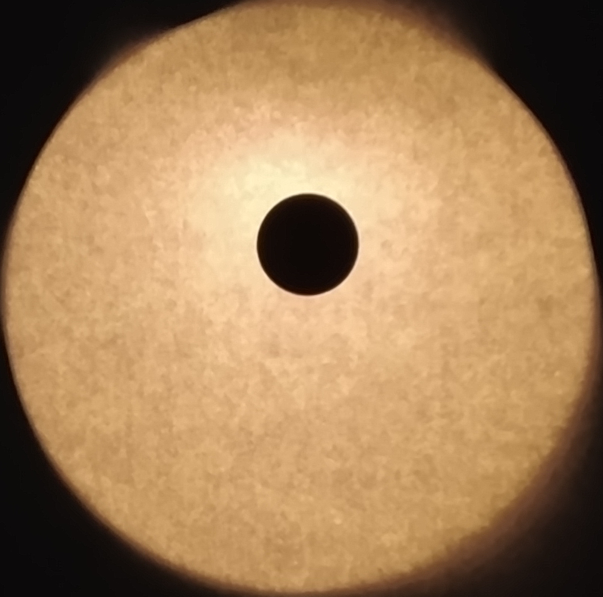
%> input picture Matlab/Machine_Vision/images/calibration/image_0.jpg, 1206 x 1193 px (shown at 1/2 size)
$ octave main.m   (GNU Octave 9; MATLAB toolbox functions it lacks are replaced by stand-ins)
%> lines starting %> are read from the running program, lines starting %| are printed output that depends on the picture; in (x1, y1, x2, y2) boxes, pixels count from 0 and x2, y2 are one past the last pixel; in counts of white or black regions, pixels touching at a corner belong together; the program's own positions count from 1
### Matlab/Machine_Vision/clustering.m
%%%%%%%%%%%%%%%%%%%%%%%%%%%%%%%%%%%%%%%%%%%%%%%%%%%%%%%%%%%%%%%%%%%%%%%%%%%%%%%%%%%%%%%%%%%%%%
%  function  clusters = clustering(img_norm)
%  purpose:
%%%%%%%%%%%%%%%%%%%%%%%%%%%%%%%%%%%%%%%%%%%%%%%%%%%%%%%%%%%%%%%%%%%%%%%%%%%%%%%%%%%%%%%%%%%%%%
%  input arguments
%       img_norm:
%  output arguments
%       clusters:
%%%%%%%%%%%%%%%%%%%%%%%%%%%%%%%%%%%%%%%%%%%%%%%%%%%%%%%%%%%%%%%%%%%%%%%%%%%%%%%%%%%%%%%%%%%%%%
function clusters = clustering(img_norm)

% Resize image to speed up the process
resize_factor = 0.5;

img_norm = imresize(img_norm, resize_factor);

% Extract illuminated area
img_size_x = size(img_norm,2);
img_size_y = size(img_norm,1);

[columnsInImage, rowsInImage] = meshgrid(1:img_size_x, 1:img_size_y);

centerX = img_size_x/2;
centerY = img_size_y/2;
radius = (img_size_x-50)/2;

mask_circle = (rowsInImage - centerY).^2 + (columnsInImage - centerX).^2 <= radius.^2;

indices_mask = mask_circle < 1;

img_masked = img_norm;
img_masked(indices_mask) = 1;

% Binarize image
img_bin = imbinarize(img_masked, 0.3);
img_bin = im2uint8(img_bin);

img_bin = ~img_bin;

img_bin = imfill(img_bin, 'holes');

% Morphological closing to fill gaps
se = strel('disk',5);
img_bin = imclose(img_bin,se);

% Get connected pixels (clusters)
stat = regionprops(img_bin, 'Area', 'BoundingBox', 'PixelIdxList');

area_min_rel = 0.001;
area_max = img_size_x*img_size_y;
area_min = area_max*area_min_rel;

clusters = struct;

ii = 1;
bbox_gain = 1.3;

for i=1:length(stat)

    % Remove small areas/noise
    area = stat(i).Area;

    if area < area_min
        indices = uint32(stat(i).PixelIdxList);
        img_bin(indices) = 0;
        continue;
    end

    % Enlarge BoundingBox dimensions
    bbox = round(stat(i).BoundingBox / resize_factor);

    bbox_width = bbox(3);
    bbox_height = bbox(4);

    bbox_width_delta = round(bbox_width*(bbox_gain-1)/2);
    bbox_height_delta = round(bbox_height*(bbox_gain-1)/2);

    bbox(1) = bbox(1) - bbox_width_delta;
    bbox(2) = bbox(2) - bbox_height_delta;
    bbox(3) = bbox(3) + 2*bbox_width_delta;
    bbox(4) = bbox(4) + 2*bbox_height_delta;

    % Check if boundary conditions are met
    if bbox(1) < 1
        bbox(1) = 1;
    end
    if bbox(2) < 1
        bbox(2) = 1;
    end
    if bbox(3) > round(img_size_x/resize_factor)
        bbox(3) = round(img_size_x/resize_factor);
    end
    if bbox(4) > round(img_size_y/resize_factor)
        bbox(4) = round(img_size_y/resize_factor);
    end

    clusters(ii).BoundingBox = bbox;
    ii = ii + 1;

end

% [21 lines of commented-out code are left out]

end

### Matlab/Machine_Vision/main.m
% main.m

% Initialization of camera

% Initialization of communication link to microcontroller

%% -------- CALIBRATION --------
% needs to be done once (for a specific setup (camera position))

% Read RGB image (full resolution)
img_rgb = imread('images/calibration/image_0.jpg');
%> img_rgb is the input picture: size 1193x1206x3 uint8; mean R, G, B 164.1, 128.7, 89.2

% Convert to grayscale and normalize (0-1)
img_norm = rgb2gray(double(img_rgb)./255.0);
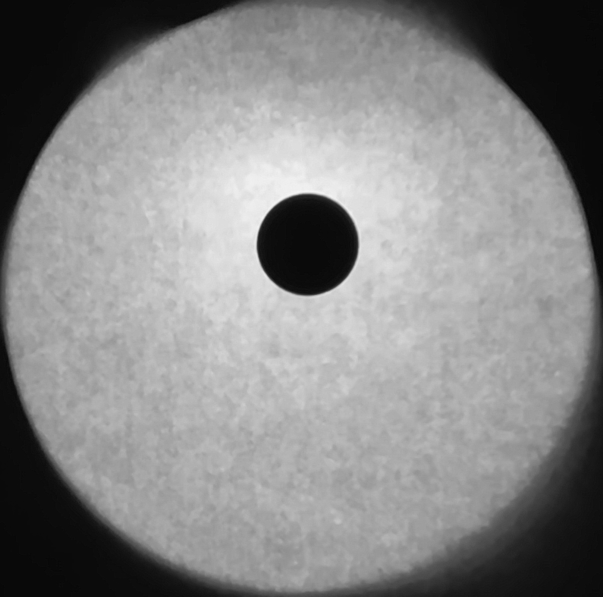
%> img_norm: size 1193x1206 double (shown at 1/2 size); min 0.0185, max 0.975, mean 0.529

% cal_obj_size ... mm
cal_obj_size = 20;

% scale ... mm/pixel
%scale = calc_scale(img_norm, cal_obj_size);
scale = 10;

%% -------- CLUSTERING --------

% Read RGB image (full resolution)
img_rgb = imread('images/test/image_4.jpg');
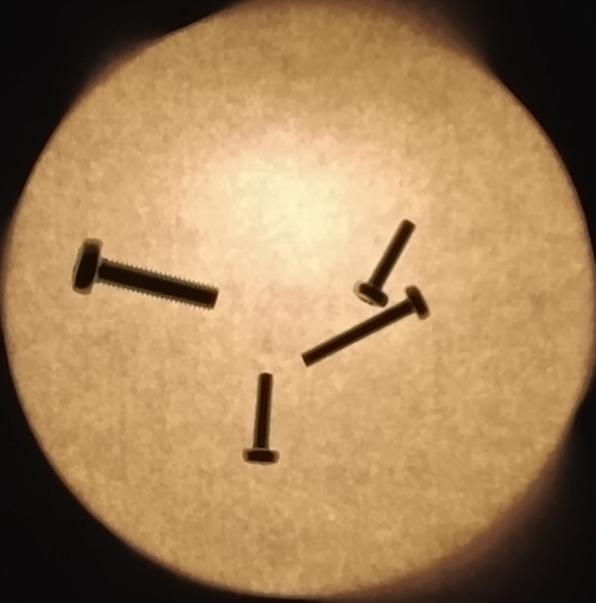
%> input picture Matlab/Machine_Vision/images/test/image_4.jpg, 1192 x 1206 px (shown at 1/2 size)
%> img_rgb is the input picture: size 1206x1192x3 uint8; mean R, G, B 162, 127.5, 87.8

% Convert to grayscale and normalize (0-1)
img_norm = rgb2gray(double(img_rgb)./255.0);
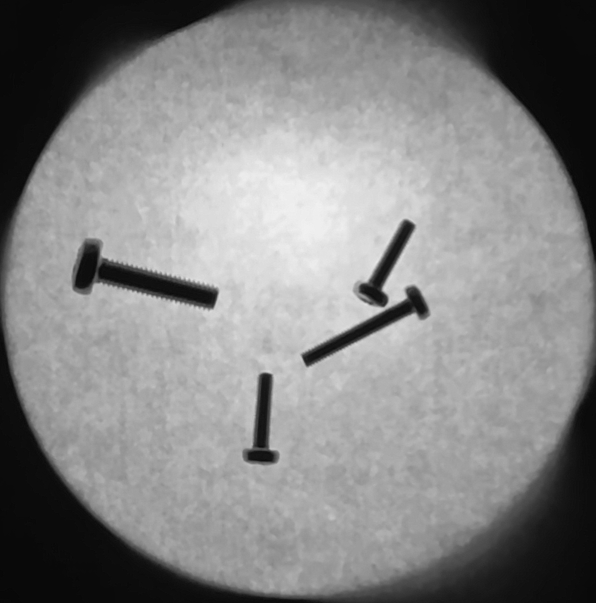
%> img_norm: size 1206x1192 double (shown at 1/2 size); min 0.0198, max 0.952, mean 0.523

% Cluster image
% clusters ... struct with field BoundingBox (from regionprops)
% coordinates from full resolution image
clusters = clustering(img_norm);
%> in clustering, `img_norm = imresize(img_norm, resize_factor);`:
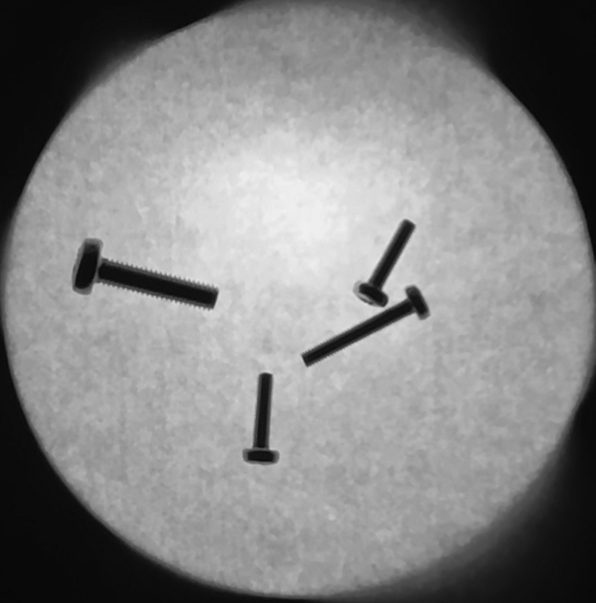
%> img_norm: size 603x596 double; min 0.0273, max 0.946, mean 0.523
%> in clustering, `img_masked(indices_mask) = 1;`:
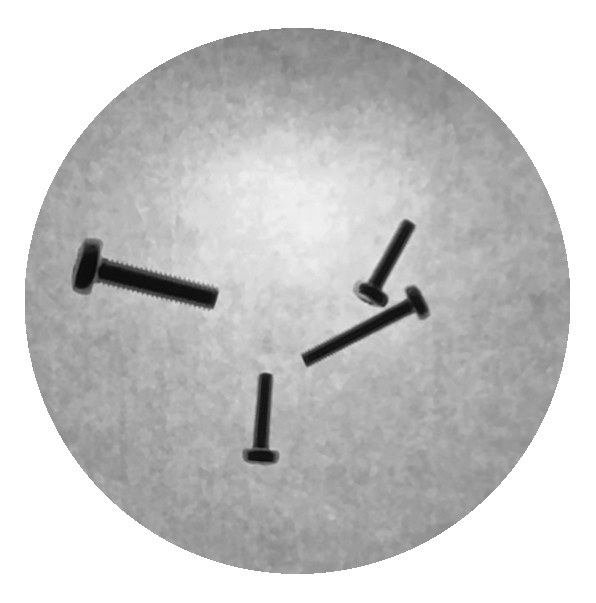
%> img_masked: size 603x596 double; min 0.0384, max 1, mean 0.788
%> in clustering, `img_bin = imbinarize(img_masked, 0.3);`:
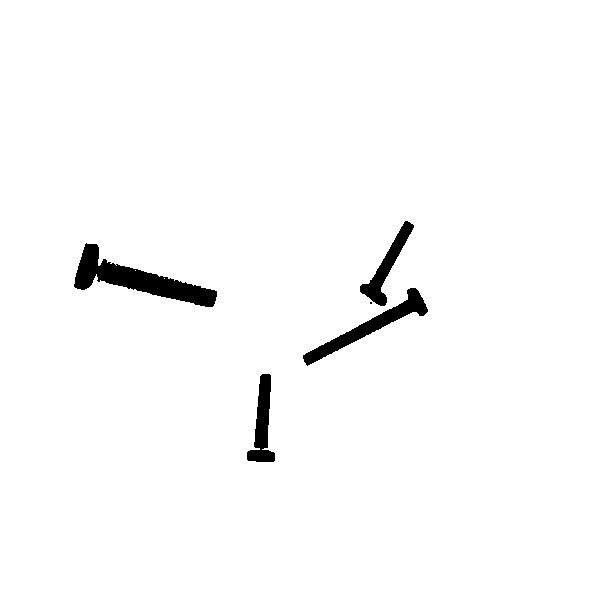
%> img_bin: size 603x596 logical; 98% white; 5 black regions (1 under 20 px), largest, box (x1, y1, x2, y2) and area: (74, 243, 217, 307) 3120, (303, 288, 428, 366) 1813, (247, 374, 275, 462) 1218, (360, 221, 414, 306) 1174
%> in clustering, `img_bin = imclose(img_bin,se);`: img_bin: size 603x596 logical; 2.1% white; 3 white regions
%> in clustering, `stat = regionprops(img_bin, 'Area', 'BoundingBox', 'PixelIdxList');`: stat = 3 regions; box (x1, y1, x2, y2) and Area: (74, 243, 217, 307) 3197, (303, 221, 428, 366) 3067, (247, 374, 275, 462) 1246
%> the loop in clustering, `for i=1:length(stat)` made 3 passes
%> (area, bbox_width, bbox_height, bbox_width_delta, bbox_height_delta) on passes 1 to 3: (3197, 286, 128, 43, 19), (1246, 56, 176, 8, 26), (3067, 250, 290, 38, 44)
%> after the loop in clustering, `for i=1:length(stat)`: bbox = [569 399 326 378]; clusters = 3 regions; box (x1, y1, x2, y2): (105, 467, 477, 633), (486, 722, 558, 950), (568, 398, 894, 776)

% -------- START LOOP --------

figure(1);
imshow(img_rgb);
hold on;

for i=1:length(clusters)

    cluster_bbox = clusters(i).BoundingBox;

    % image of cluster in full resolution
%     img_cluster = imcrop(img_norm, cluster_bbox);
%
%     % element ... struct with following fields
%     % type='anything'|'screw'|'nut'|'washer'
%     % grasp_point=[pos_x,pos_y]
%     % specific parameter fields (e.g. screw)
%     % diameter=6
%     % length=100
%     % specific parameter fields (e.g. washer)
%     % inner_radius=4
%     % outer_radius=10
%     element = determine_element(img_cluster,scale);
%
%     clusters(i).element = element;

    % draw boundingbox
    rectangle('Position',[cluster_bbox(1),cluster_bbox(2),cluster_bbox(3),cluster_bbox(4)],'EdgeColor','b','LineWidth',1 );

    % [8 lines of commented-out code are left out]

end
%> this loop made 3 passes
%> cluster_bbox on passes 1 to 3: [106 468 372 166], [487 723 72 228], [569 399 326 378]
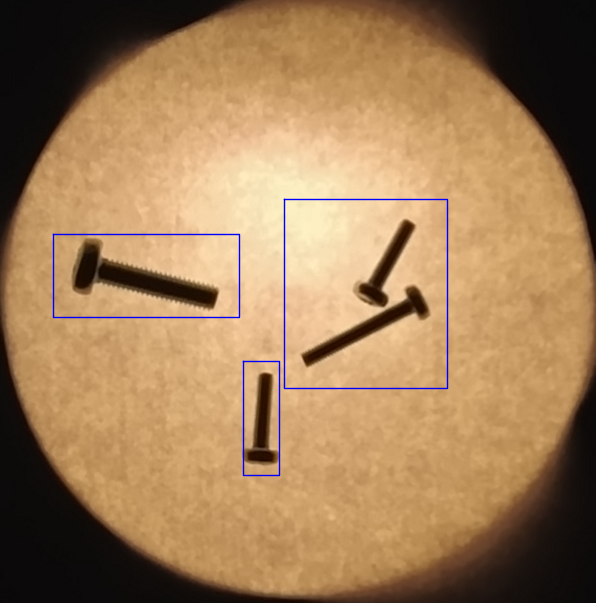
%> figure redrawn from the program's plot data; shown at 1/2 size

hold off;


%% Questions

% Greifer als magnet ausf黨ren? Freiheitsgrade
% Termin f黵 Zwischenpr鋝entation fr黨er?
% Aufbau? Wie? (Holzrahmen, Licht, ...) Kaufen? Budget (1000+ ?)
% Kinect abholen m鰃lich?
% 3-D notwendig? JA!
% Kinemtik
